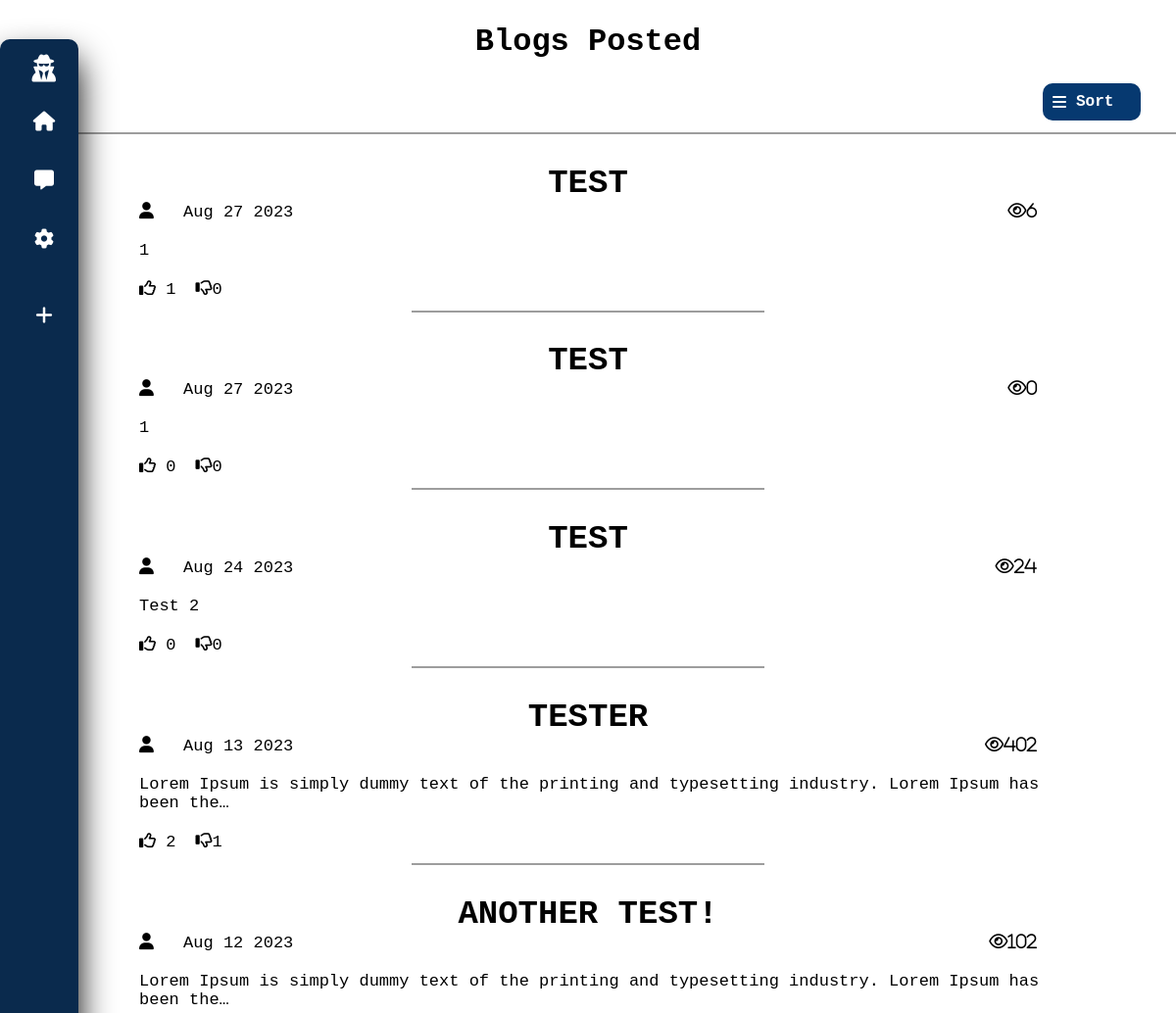
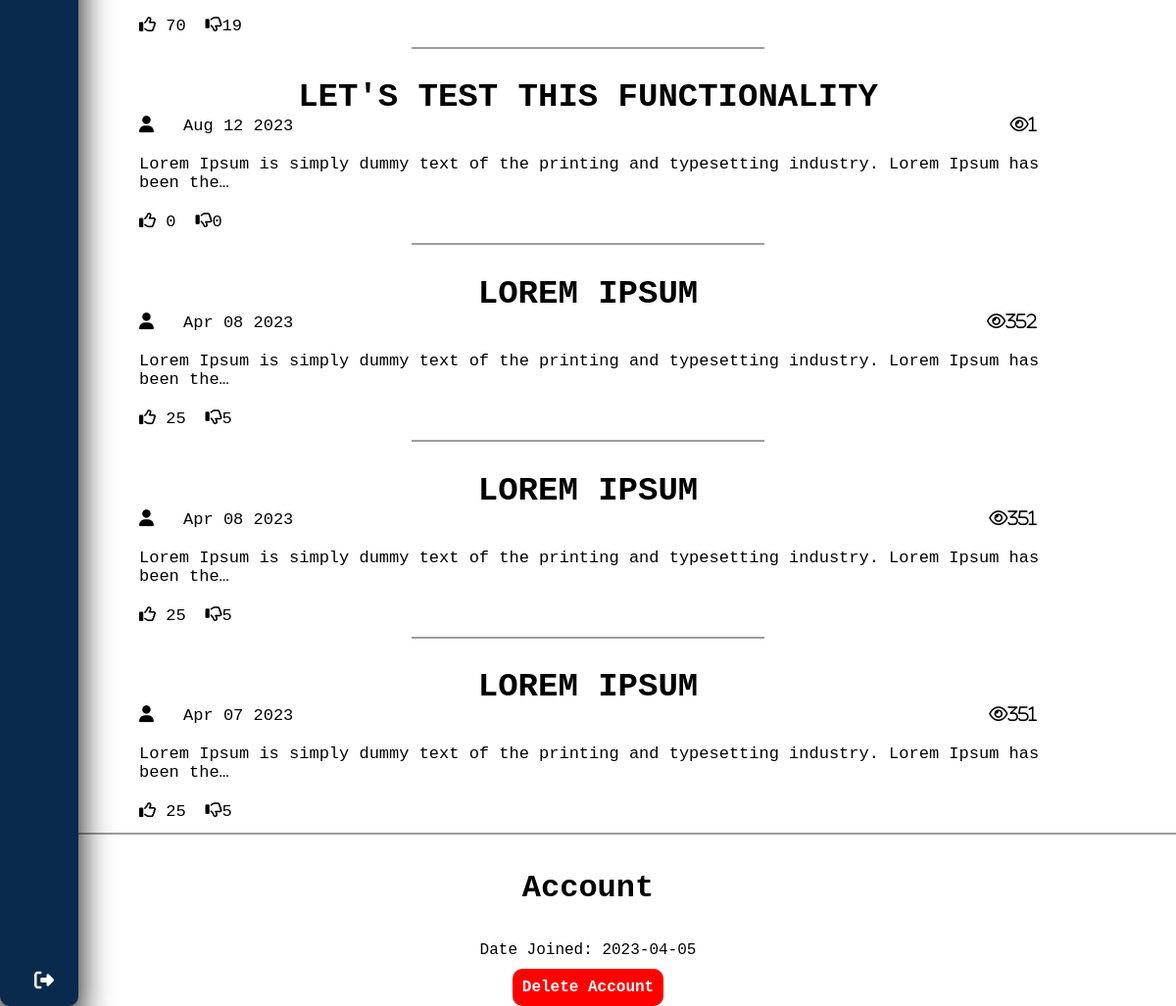
Page /user-settings/ (signed in) on the committed database (2 pictures, top to bottom).
### anonymous/models.py (models this page shows, shortened)
class Post(models.Model):
    user = models.ForeignKey(Anonymous, on_delete=models.CASCADE)
    title = models.CharField(max_length=100)
    description = models.TextField()
    date = models.DateTimeField(auto_now_add=True)
    likes = models.IntegerField(default=0)
    dislikes = models.IntegerField(default=0)
    views = models.IntegerField(default=0)

### anonymous/views.py (the view)
# urls.py: path('user-settings/', views.user_settings, name = 'user_settings')
def user_settings(request):
    get_anonymous = Anonymous.objects.get(user = request.user)
    blog_history = Post.objects.filter(user = get_anonymous).order_by('-date')
    date_joined = (request.user.date_joined).strftime('%Y-%m-%d')
    if request.method == 'POST':
        get_anonymous.delete()
        User.objects.get(username = request.user.username).delete()
        logout_view(request)
    context = {
        "blog_history": blog_history,
        "date_joined": date_joined,
    }
    return render(request, 'anonymous/user_settings.html', context)

### anonymous/templates/anonymous/user_settings.html (shortened to what this page needs)
{% extends 'anonymous/base.html' %} {%load static%} {%block content%}
<head>
  <link rel="stylesheet" href="{% static 'css/user_settings.css' %}" />
</head>
<div class="container">
  <div class="blogs-posted">
    <h1 id="blogs-posted">Blogs Posted</h1>
    <div class="sort-modal">
      <p id="sort"><i class="fa-solid fa-bars"></i> Sort</p>
    </div>
    <hr />
    {% for blog in blog_history%}
    <div class="blog">
      <a href="{% url 'post' blog.id %}">
        <h1 class="title">{{blog.title}}</h1>
        <div class="data">
          <span class="date"
            ><i class="fa-solid fa-user modal" style="margin-right: 20px"></i> {{blog.date|date:"M d Y"}}</span
          >
          <span class="views"> <i class="fa-regular fa-eye">{{blog.views}}</i></span>
        </div>
        <p>{{blog.description| truncatechars:100}}</p>
      </a>
      <div class="interaction">
        <span class="likes"
          ><i class="fa-regular fa-thumbs-up"></i> <span class="like">{{blog.likes}}</span></span
        >
        <span class="dislikes"
          ><i class="fa-regular fa-thumbs-down"></i
          ><span class="dislike">{{blog.dislikes}}</span></span
        >
      </div>
    </div>
    <hr id="blog-separator" />
    {%endfor%}
  </div>
  <hr />
  <div class="account-info">
    <h1 id="account">Account</h1>
    <p id="date-joined">Date Joined: {{date_joined}}</p>
    <button type="submit" id="delete-account">Delete Account</button>
  </div>
</div>
{%endblock%}

### anonymous/static/css/base.css (style rules this page uses)
* { margin: 0; padding: 0; outline: none; border: none; text-decoration: none; box-sizing: border-box; }
button { background-color: transparent; background-repeat: no-repeat; border: none; cursor: pointer; overflow: hidden; outline: none; }

### anonymous/static/css/user_settings.css (style rules this page uses)
* { margin: 0; padding: 0; box-sizing: border-box; font-family: "Courier New", Courier, monospace; }
.container { text-align: center; }
hr { border: 1px solid rgb(157, 157, 157); }
#blogs-posted { margin-bottom: 2%; margin-top: 2%; }
.blog { font-family: "Courier New", monospace; font-weight: 500; font-size: 17px; color: black; margin: auto; text-align: center; border: 2px solid white; width: 80%; padding: 10px; }
.blog a { color: black; }
.blog .title { margin-top: 2%; text-transform: uppercase; color: black; }
.blog p { margin: 20px 0 20px 10px; text-align: left; }
.data { display: flex; }
.views { margin-left: auto; margin-right: 10px; }
.date { margin-left: 10px; }
.interaction { display: flex; justify-content: start; margin-left: 10px; }
.likes { margin-right: 20px; }
#blog-separator { border: 1px solid rgb(157, 157, 157); width: 30%; margin: auto; }
#account { margin: 3% 0 3% 0; }
#delete-account { background-color: red; color: white; font-weight: 600; font-size: 16px; padding: 10px; border-radius: 10px; margin-top: 10px; }
.sort-modal { display: flex; justify-content: end; margin: 0 3% 1% 0; }
#sort { background-color: #063970; width: 100px; color: white; border-radius: 10px; font-weight: bold; display: flex; align-items: center; padding: 10px; }
#sort i { margin-right: 10px; }

### rows in the picture
Post: title "TEST", date "Aug 27 2023", views "6", description "1", likes "1", dislikes "0"
Post: title "TEST", date "Aug 27 2023", views "0", description "1", likes "0", dislikes "0"
Post: title "TEST", date "Aug 24 2023", views "24", description "Test 2", likes "0", dislikes "0"
Post: title "TESTER", date "Aug 13 2023", views "402", description "Lorem Ipsum is simply dummy text of the printing and typesetting industry. Lorem Ipsum has been the…", likes "2", dislikes "1"
Post: title "ANOTHER TEST!", date "Aug 12 2023", views "102", description "Lorem Ipsum is simply dummy text of the printing and typesetting industry. Lorem Ipsum has been the…", likes "70", dislikes "19"
Post: title "LET'S TEST THIS FUNCTIONALITY", date "Aug 12 2023", views "1", description "Lorem Ipsum is simply dummy text of the printing and typesetting industry. Lorem Ipsum has been the…", likes "0", dislikes "0"
Post: title "LOREM IPSUM", date "Apr 08 2023", views "352", description "Lorem Ipsum is simply dummy text of the printing and typesetting industry. Lorem Ipsum has been the…", likes "25", dislikes "5"
Post: title "LOREM IPSUM", date "Apr 08 2023", views "351", description "Lorem Ipsum is simply dummy text of the printing and typesetting industry. Lorem Ipsum has been the…", likes "25", dislikes "5"
Post: title "LOREM IPSUM", date "Apr 07 2023", views "351", description "Lorem Ipsum is simply dummy text of the printing and typesetting industry. Lorem Ipsum has been the…", likes "25", dislikes "5"

### other values in the picture
{{ date_joined }} "2023-04-05"
